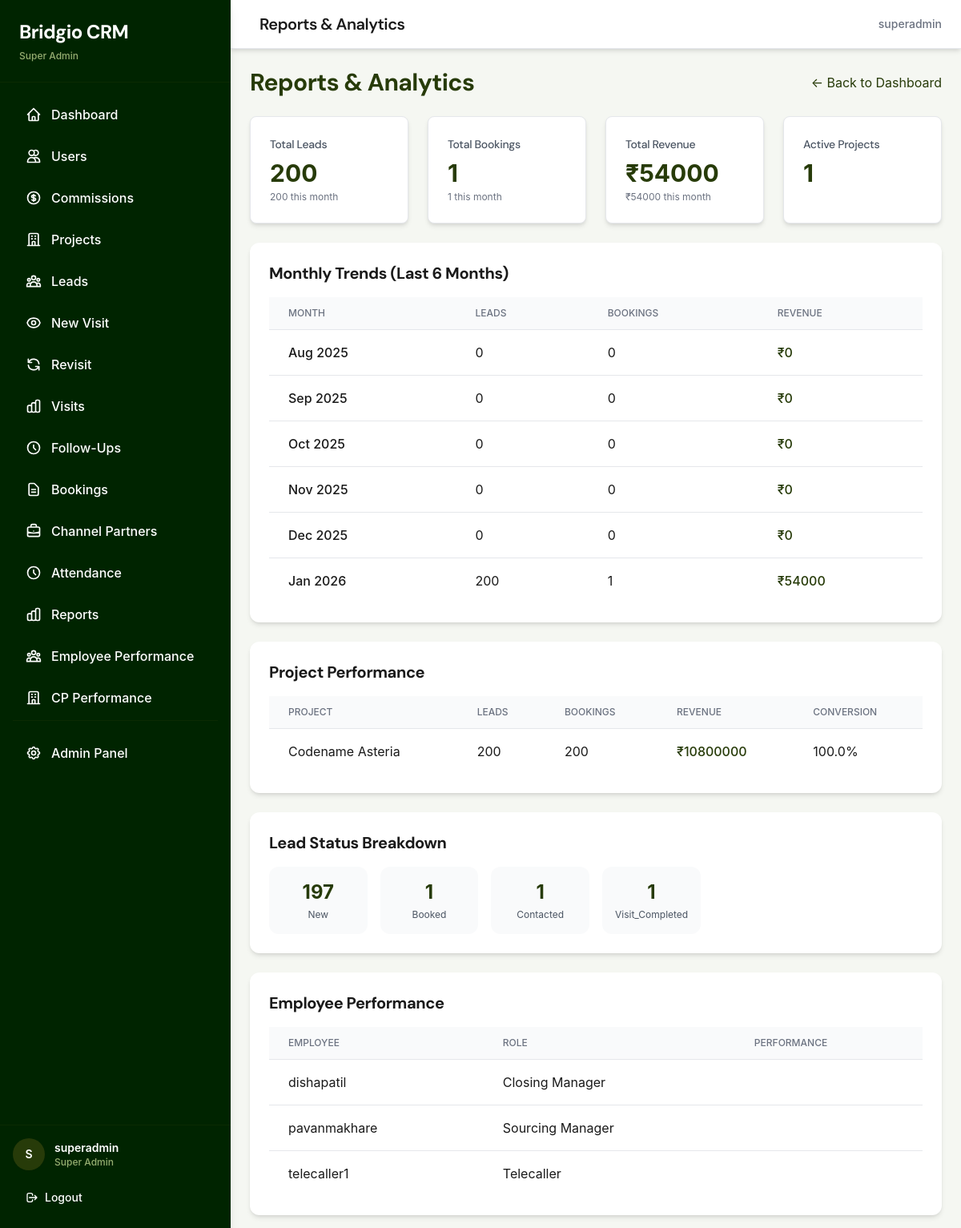
/reports/ (signed in), run on an earlier commit of the app's database.
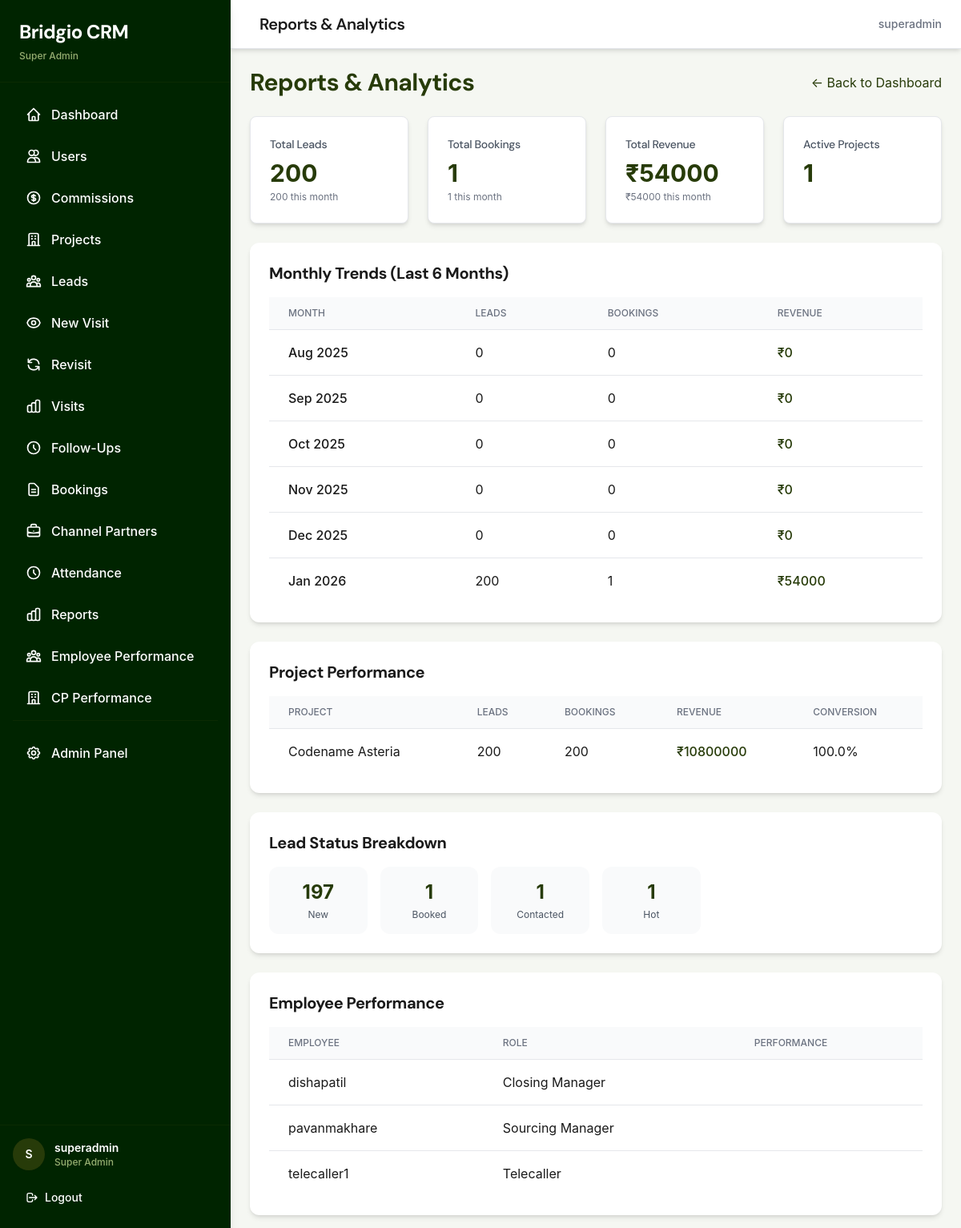
And on a later commit of the database.
### leads/models.py (models this page shows, shortened)
class LeadProjectAssociation(models.Model):
    PRETAG_STATUS_CHOICES = [
        ('pending_verification', 'Pending Verification'),
        ('verified', 'Verified'),
        ('rejected', 'Rejected'),
    ]
    LEAD_STATUS_CHOICES = [
        ('new', 'New'),
        ('contacted', 'Contacted'),
        ('visit_scheduled', 'Visit Scheduled'),
        ('queued_visit', 'Queued Visit'),
        ('visit_completed', 'Visit Completed'),
        ('discussion', 'Discussion'),
        ('hot', 'Hot'),
        ('ready_to_book', 'Ready to Book'),
        ('booked', 'Booked'),
        ('lost', 'Lost'),
    ]
    lead = models.ForeignKey(Lead, on_delete=models.CASCADE, related_name='project_associations')
    project = models.ForeignKey(Project, on_delete=models.CASCADE, related_name='lead_associations')
    status = models.CharField(max_length=20, choices=LEAD_STATUS_CHOICES, default='new', db_index=True)
    is_pretagged = models.BooleanField(default=False)
    pretag_status = models.CharField(
        max_length=20,
        choices=PRETAG_STATUS_CHOICES,
        default='pending_verification',
        blank=True
    )
    phone_verified = models.BooleanField(default=False)
    assigned_to = models.ForeignKey(
        User,
        on_delete=models.SET_NULL,
        null=True,
        blank=True,
        related_name='assigned_lead_associations',
        limit_choices_to={'role__in': ['closing_manager', 'telecaller', 'sourcing_manager']}
    )
    assigned_at = models.DateTimeField(null=True, blank=True)
    assigned_by = models.ForeignKey(
        User,
        on_delete=models.SET_NULL,
        null=True,
        blank=True,
        related_name='lead_association_assignments',
        limit_choices_to={'role__in': ['super_admin', 'mandate_owner', 'site_head']}
    )
    notes = models.TextField(blank=True, help_text="Project-specific notes")
    TIME_FRAME_CHOICES = [
        ('morning', 'Morning'),
        ('afternoon', 'Afternoon'),
        ('evening', 'Evening'),
    ]
    time_frame = models.CharField(
        max_length=20,
        choices=TIME_FRAME_CHOICES,
        blank=True,
        null=True,
        help_text="Preferred time frame for visit"
    )
    visit_scheduled_date = models.DateTimeField(
        blank=True,
        null=True,
        help_text="Scheduled date and time for visit"
    )
    is_revisit = models.BooleanField(default=False, help_text="Is this a revisit?")
    revisit_count = models.IntegerField(default=0, help_text="Number of times client revisited")
    revisit_reason = models.TextField(blank=True, help_text="Reason for revisit")
    previous_visit = models.ForeignKey(
        'self',
        on_delete=models.SET_NULL,
        null=True,
        blank=True,
        related_name='revisits',
        help_text="Link to previous visit association"
    )
    queued_at = models.DateTimeField(null=True, blank=True, help_text="When the visit was queued")
    queued_by = models.ForeignKey(
        User,
        on_delete=models.SET_NULL,
        null=True,
        blank=True,
        related_name='queued_visits',
        help_text="Telecaller who queued the visit"
    )
    created_by = models.ForeignKey(
        User,
        on_delete=models.SET_NULL,
        null=True,
        related_name='created_lead_associations'
    )
    created_at = models.DateTimeField(auto_now_add=True)
    updated_at = models.DateTimeField(auto_now=True)
    is_archived = models.BooleanField(default=False)
    class Meta:
        db_table = 'lead_project_associations'
        unique_together = ['lead', 'project']
        ordering = ['-created_at']
        indexes = [
            models.Index(fields=['project', 'status', 'is_archived']),
            models.Index(fields=['assigned_to', 'status']),
            models.Index(fields=['is_pretagged', 'pretag_status']),
        ]

### reports/views.py (the view, shortened to what this page needs)
# urls.py: path('', mandate_owner_reports, name='mandate_owner_reports'),
@login_required
def mandate_owner_reports(request):
    if not (request.user.is_mandate_owner() or request.user.is_super_admin() or (request.user.is_superuser and request.user.is_staff)):
        from django.contrib import messages
        from django.shortcuts import redirect
        messages.error(request, 'You do not have permission to view reports.')
        return redirect('dashboard')
    user = request.user
    today = timezone.now().date()
    this_month_start = today.replace(day=1)
    last_month_start = (this_month_start - timedelta(days=1)).replace(day=1)
    last_month_end = this_month_start - timedelta(days=1)
    if user.is_super_admin() or user.is_mandate_owner() or (user.is_superuser and user.is_staff):
        projects = Project.objects.filter(is_active=True)
    else:
        projects = Project.objects.filter(mandate_owner=user, is_active=True)
    if user.is_super_admin() or user.is_mandate_owner() or (user.is_superuser and user.is_staff):
        all_leads = Lead.objects.filter(is_archived=False)
    else:
        all_leads = Lead.objects.filter(project__mandate_owner=user, is_archived=False)
    leads_this_month = all_leads.filter(created_at__date__gte=this_month_start)
    leads_last_month = all_leads.filter(created_at__date__gte=last_month_start, created_at__date__lte=last_month_end)
    from leads.models import LeadProjectAssociation
    status_breakdown = LeadProjectAssociation.objects.filter(
        is_archived=False
    ).values('status').annotate(
        count=Count('id')
    ).order_by('-count')
    if user.is_super_admin() or user.is_mandate_owner() or (user.is_superuser and user.is_staff):
        all_bookings = Booking.objects.filter(is_archived=False)
    else:
        all_bookings = Booking.objects.filter(project__mandate_owner=user, is_archived=False)
    bookings_this_month = all_bookings.filter(created_at__date__gte=this_month_start)
    if user.is_super_admin() or user.is_mandate_owner() or (user.is_superuser and user.is_staff):
        total_revenue = Payment.objects.all().aggregate(
            total=Sum('amount')
        )['total'] or 0
        revenue_this_month = Payment.objects.filter(
            payment_date__gte=this_month_start
        ).aggregate(total=Sum('amount'))['total'] or 0
        revenue_last_month = Payment.objects.filter(
            payment_date__gte=last_month_start,
            payment_date__lte=last_month_end
        ).aggregate(total=Sum('amount'))['total'] or 0
    project_performance = projects.annotate(
        lead_count=Count('lead_associations', filter=Q(lead_associations__is_archived=False)),
        booking_count=Count('bookings', filter=Q(bookings__is_archived=False)),
        revenue=Sum('bookings__payments__amount')
    ).order_by('-revenue')
    for project in project_performance:
        if project.lead_count > 0:
            project.conversion_rate = (project.booking_count / project.lead_count) * 100
        else:
            project.conversion_rate = 0
    if user.is_super_admin() or user.is_mandate_owner() or (user.is_superuser and user.is_staff):
        employees = User.objects.filter(is_active=True).exclude(role='super_admin')
    else:
        employees = User.objects.filter(mandate_owner=user, is_active=True)
    employee_performance = []
    for emp in employees:
        if emp.is_closing_manager():
            if user.is_super_admin() or user.is_mandate_owner() or (user.is_superuser and user.is_staff):
                bookings_count = Booking.objects.filter(created_by=emp).count()
            else:
                bookings_count = Booking.objects.filter(created_by=emp, project__mandate_owner=user).count()
            employee_performance.append({
                'user': emp,
                'role': emp.get_role_display(),
                'bookings': bookings_count,
            })
        elif emp.is_sourcing_manager():
            if user.is_super_admin() or user.is_mandate_owner() or (user.is_superuser and user.is_staff):
                leads_count = Lead.objects.filter(created_by=emp).count()
            else:
                leads_count = Lead.objects.filter(created_by=emp, project__mandate_owner=user).count()
            employee_performance.append({
                'user': emp,
                'role': emp.get_role_display(),
                'leads': leads_count,
            })
        elif emp.is_telecaller():
            from leads.models import LeadProjectAssociation
            if user.is_super_admin() or user.is_mandate_owner() or (user.is_superuser and user.is_staff):
                calls_count = LeadProjectAssociation.objects.filter(assigned_to=emp, is_archived=False).count()
            else:
                calls_count = LeadProjectAssociation.objects.filter(
                    assigned_to=emp,
                    project__mandate_owner=user,
                    is_archived=False
                ).count()
            employee_performance.append({
                'user': emp,
                'role': emp.get_role_display(),
                'assigned_leads': calls_count,
            })
    monthly_trends = []
    for i in range(6):
        month_start = (this_month_start - timedelta(days=30*i)).replace(day=1)
        month_end = (month_start + timedelta(days=32)).replace(day=1) - timedelta(days=1)
        month_leads = all_leads.filter(created_at__date__gte=month_start, created_at__date__lte=month_end).count()
        month_bookings = all_bookings.filter(created_at__date__gte=month_start, created_at__date__lte=month_end).count()
        if user.is_super_admin() or user.is_mandate_owner() or (user.is_superuser and user.is_staff):
            month_revenue = Payment.objects.filter(
                payment_date__gte=month_start,
                payment_date__lte=month_end
            ).aggregate(total=Sum('amount'))['total'] or 0
        else:
            month_revenue = Payment.objects.filter(
                booking__project__mandate_owner=user,
                payment_date__gte=month_start,
                payment_date__lte=month_end
            ).aggregate(total=Sum('amount'))['total'] or 0
        monthly_trends.append({
            'month': month_start.strftime('%b %Y'),
            'leads': month_leads,
            'bookings': month_bookings,
            'revenue': month_revenue,
        })
    monthly_trends.reverse()
    context = {
        'total_leads': all_leads.count(),
        'leads_this_month': leads_this_month.count(),
        'leads_last_month': leads_last_month.count(),
        'total_bookings': all_bookings.count(),
        'bookings_this_month': bookings_this_month.count(),
        'total_revenue': total_revenue,
        'revenue_this_month': revenue_this_month,
        'revenue_last_month': revenue_last_month,
        'status_breakdown': status_breakdown,
        'project_performance': project_performance,
        'employee_performance': employee_performance,
        'monthly_trends': monthly_trends,
        'total_projects': projects.count(),
    }
    return render(request, 'reports/mandate_owner_reports.html', context)

### accounts/models.py (called while the page is built)
    def is_super_admin(self):
        return self.role == 'super_admin'

    def is_mandate_owner(self):
        return self.role == 'mandate_owner'

    def is_closing_manager(self):
        return self.role == 'closing_manager'

    def is_sourcing_manager(self):
        return self.role == 'sourcing_manager'

    def is_telecaller(self):
        return self.role == 'telecaller'

### templates/reports/mandate_owner_reports.html (shortened to what the changed rows need)
{% extends 'base.html' %}
{% block page_title %}Reports & Analytics{% endblock %}
{% block content %}
<div class="space-y-6">
    <div class="flex justify-between items-center">
        <h1 class="text-3xl font-heading font-bold text-olive-primary">Reports & Analytics</h1>
    </div>
    <div class="bg-white rounded-custom shadow-md p-6">
        <h2 class="text-xl font-heading font-bold mb-4">Monthly Trends (Last 6 Months)</h2>
        <div class="overflow-x-auto">
            <table class="min-w-full divide-y divide-gray-200">
                <thead class="bg-gray-50">
                    <tr>
                        <th class="px-6 py-3 text-left text-xs font-medium text-gray-500 uppercase">Month</th>
                        <th class="px-6 py-3 text-left text-xs font-medium text-gray-500 uppercase">Leads</th>
                        <th class="px-6 py-3 text-left text-xs font-medium text-gray-500 uppercase">Bookings</th>
                        <th class="px-6 py-3 text-left text-xs font-medium text-gray-500 uppercase">Revenue</th>
                    </tr>
                </thead>
            </table>
        </div>
    </div>
    <div class="bg-white rounded-custom shadow-md p-6">
        <h2 class="text-xl font-heading font-bold mb-4">Project Performance</h2>
        <div class="overflow-x-auto">
            <table class="min-w-full divide-y divide-gray-200">
                <thead class="bg-gray-50">
                    <tr>
                        <th class="px-6 py-3 text-left text-xs font-medium text-gray-500 uppercase">Project</th>
                        <th class="px-6 py-3 text-left text-xs font-medium text-gray-500 uppercase">Leads</th>
                        <th class="px-6 py-3 text-left text-xs font-medium text-gray-500 uppercase">Bookings</th>
                        <th class="px-6 py-3 text-left text-xs font-medium text-gray-500 uppercase">Revenue</th>
                        <th class="px-6 py-3 text-left text-xs font-medium text-gray-500 uppercase">Conversion</th>
                    </tr>
                </thead>
            </table>
        </div>
    </div>
    <div class="bg-white rounded-custom shadow-md p-6">
        <h2 class="text-xl font-heading font-bold mb-4">Lead Status Breakdown</h2>
        <div class="grid grid-cols-2 md:grid-cols-4 lg:grid-cols-6 gap-4">
            {% for status in status_breakdown %}
            <div class="text-center p-4 bg-gray-50 rounded-custom">
                <p class="text-2xl font-bold text-olive-primary">{{ status.count }}</p>
                <p class="text-xs text-gray-600 mt-1">{{ status.status|title }}</p>
            </div>
            {% endfor %}
        </div>
    </div>
    {% if employee_performance %}
    <div class="bg-white rounded-custom shadow-md p-6">
        <h2 class="text-xl font-heading font-bold mb-4">Employee Performance</h2>
        <div class="overflow-x-auto">
            <table class="min-w-full divide-y divide-gray-200">
                <thead class="bg-gray-50">
                    <tr>
                        <th class="px-6 py-3 text-left text-xs font-medium text-gray-500 uppercase">Employee</th>
                        <th class="px-6 py-3 text-left text-xs font-medium text-gray-500 uppercase">Role</th>
                        <th class="px-6 py-3 text-left text-xs font-medium text-gray-500 uppercase">Performance</th>
                    </tr>
                </thead>
            </table>
        </div>
    </div>
    {% endif %}
</div>
{% endblock %}

What changed in the data, as far as the page shows it:
changed LeadProjectAssociation: status "Visit_Completed" → "Hot"
